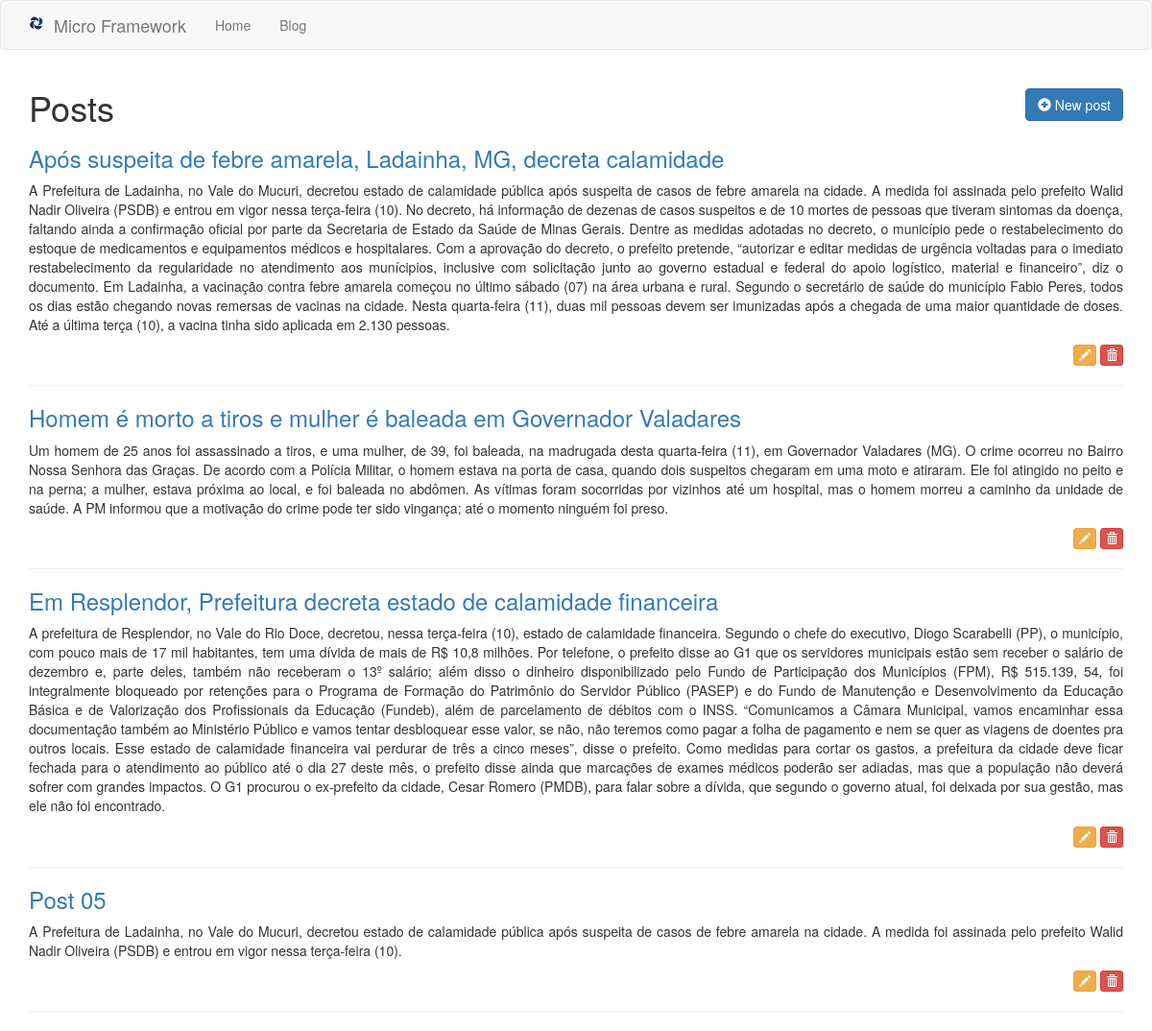
Page /posts on the earlier database version.
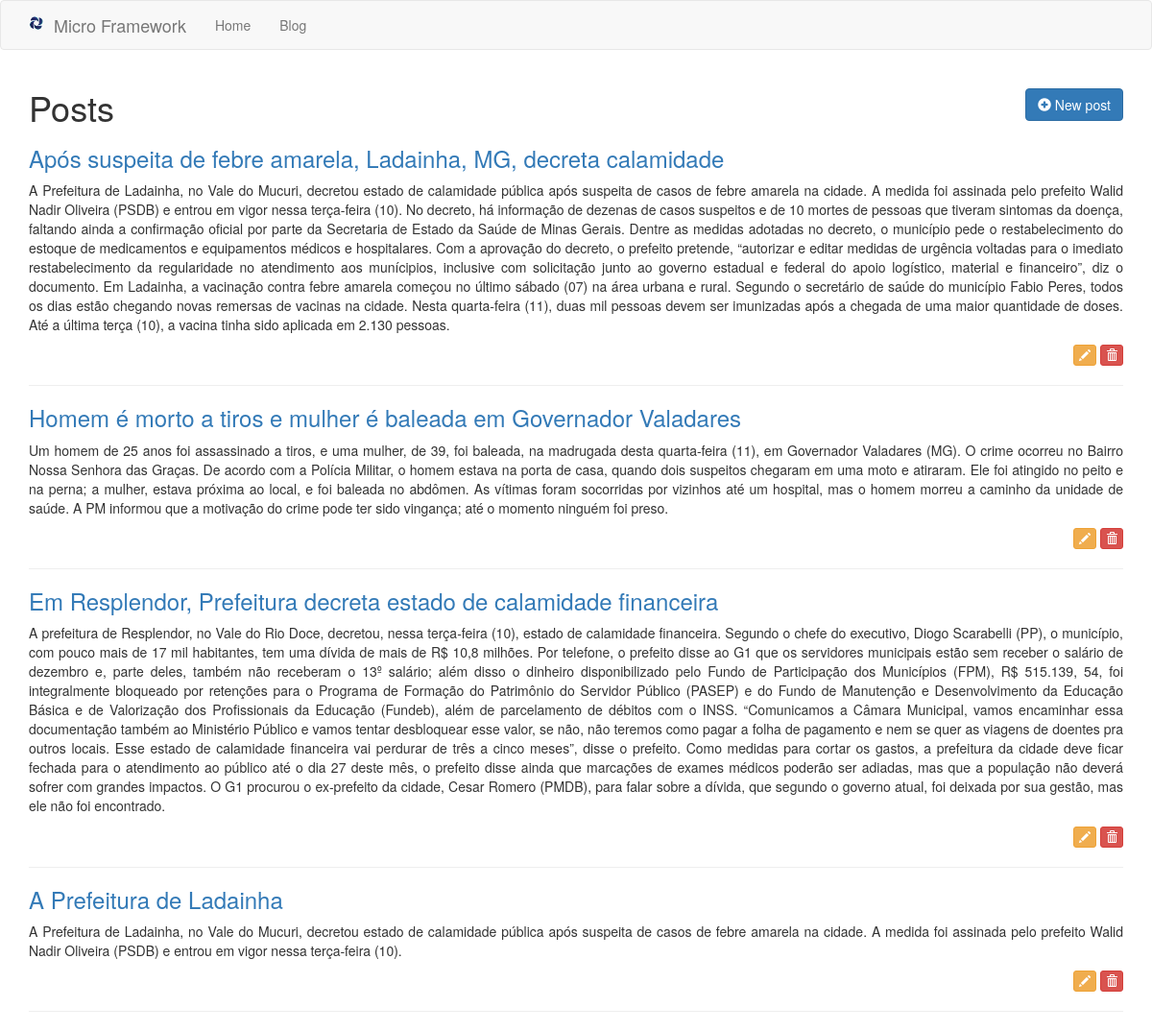
Same page on the later database version.
### tables this page shows
CREATE TABLE posts (id INTEGER CONSTRAINT posts_index PRIMARY KEY ASC AUTOINCREMENT, title VARCHAR (255) NOT NULL, content TEXT NOT NULL);

### app/Controllers/PostsController.php (called while the page is built, shortened)
<?php
class PostsController extends BaseController
{
    private $post;
    public function __construct()
    {
        $this->post = Container::getModel("Post");
    }
    public function index()
    {
        $this->view->posts = $this->post->All();
        return $this->renderView('posts/index', 'layout');
    }
}

### core/bootstrap.php (called while the page is built, shortened)
<?php
$routes = require_once __DIR__ . "/../app/routes.php";
$route = new \Core\Route($routes);

### public/index.php (called while the page is built, shortened)
<?php
require_once __DIR__ . "/../core/bootstrap.php";

### core/BaseModel.php (called while the page is built, shortened)
<?php
abstract class BaseModel
{
    private $pdo;
    protected $table;
    public function __construct(PDO $pdo)
    {
        $this->pdo = $pdo;
    }
    public function All()
    {
        $query = "SELECT * FROM {$this->table}";
        $stmt = $this->pdo->prepare($query);
        $stmt->execute();
        $result = $stmt->fetchAll();
        return $result;
    }
}

### core/DataBase.php (called while the page is built, shortened)
<?php
class DataBase
{
    public static function getDataBase()
    {
        $conf = include_once __DIR__ . "/../app/database.php";
        if($conf['driver'] == 'sqlite'){
            $sqlite = __DIR__ . "/../storage/database/" . $conf['sqlite']['host'];
            $sqlite = "sqlite:" . $sqlite;
            try{
                $pdo = new PDO($sqlite);
                $pdo->setAttribute(PDO::ATTR_ERRMODE, PDO::ERRMODE_EXCEPTION);
                $pdo->setAttribute(PDO::ATTR_DEFAULT_FETCH_MODE, PDO::FETCH_OBJ);
                return $pdo;
            }catch (PDOException $e){
                echo $e->getMessage();
            }
        }
    }
}

### core/Container.php (called while the page is built, shortened)
<?php
class Container
{
    public static function getModel($model)
    {
        return new $objModel(DataBase::getDatabase());
    }
}

### app/Views/posts/index.phtml (the view, shortened to what this page needs)
<div class="container">
    <h1 class="h1">
        <?php echo $this->getPageTitle(); ?>
        <a href="/post/create" class="btn btn-primary pull-right">
            <i class="glyphicon glyphicon-plus-sign"></i> New post
        </a>
    </h1>
    <?php foreach ($this->view->posts as $post): ?>
        <h3 class="h3">
            <a href="/post/<?php echo $post->id; ?>/show"><?php echo $post->title; ?></a>
        </h3>
        <p class="text-justify"><?php echo $post->content; ?></p>
        <p class="text-right">
            <a href="/post/<?php echo $post->id ?>/edit" class="btn btn-warning btn-xs">
                <i class="glyphicon glyphicon-pencil"></i>
            </a>
            <a href="/post/<?php echo $post->id ?>/delete" class="btn btn-danger btn-xs" onclick="return confirm('Deletar este post?')">
                <i class="glyphicon glyphicon-trash"></i>
            </a>
        </p>
        <hr/>
    <?php endforeach; ?>
</div>

### core/Route.php (shortened to what this page needs)
<?php
class Route
{
    private $routes;
    public function __construct(array $routes)
    {
        $this->run();
    }
    private function setRoutes($routes)
    {
        foreach ($routes as $route){
            $explode = explode('@', $route[1]);
            $r = [$route[0], $explode[0], $explode[1]];
            $newRoutes[] = $r;
        }
        $this->routes = $newRoutes;
    }
    private function getRequest()
    {
        $obj = new \stdClass;
        return $obj;
    }
    private function getUrl()
    {
        return parse_url($_SERVER['REQUEST_URI'], PHP_URL_PATH);
    }
    private function run()
    {
        $url = $this->getUrl();
        foreach ($this->routes as $route) {
            $routeArray = explode('/', $route[0]);
            $param = [];
            for($i = 0; $i < count($routeArray); $i++){
                $route[0] = implode($routeArray, '/');
            }
            if($url == $route[0]){
                $found = true;
                $controller = $route[1];
                $action = $route[2];
                break;
            }
        }
        if($found){
            $controller = Container::newController($controller);
            switch (count($param)){
                default:
                    $controller->$action($this->getRequest());
                    break;
            }
        }else{
            Container::pageNotFound();
        }
    }
}

### core/BaseController.php (shortened to what this page needs)
<?php
abstract class BaseController
{
    private $viewPath;
    private $layoutPath;
    private $pageTitle = null;
    public function __construct()
    {
        $this->view = new \stdClass;
    }
    protected function renderView($viewPath, $layoutPath = null)
    {
        $this->viewPath = $viewPath;
        $this->layoutPath = $layoutPath;
        if ($layoutPath) {
            return $this->layout();
        } else {
            return $this->content();
        }
    }
    protected function content()
    {
        if (file_exists(__DIR__ . "/../app/Views/{$this->viewPath}.phtml")) {
            return require_once __DIR__ . "/../app/Views/{$this->viewPath}.phtml";
        } else {
            echo "Error: View path not found!";
        }
    }
    protected function layout()
    {
        if (file_exists(__DIR__ . "/../app/Views/{$this->layoutPath}.phtml")) {
            return require_once __DIR__ . "/../app/Views/{$this->layoutPath}.phtml";
        } else {
            echo "Error: Layout path not found!";
        }
    }
    protected function setPageTitle($pageTitle)
    {
        $this->pageTitle = $pageTitle;
    }
    protected function getPageTitle($separator = null)
    {
        if ($separator) {
            return $this->pageTitle . " " . $separator . " ";
        } else {
            return $this->pageTitle;
        }
    }
}

### app/Views/layout.phtml (shortened to what this page needs)
<!DOCTYPE html>
<html lang="pt-br">
<head>
    <link href="/assets/css/style.css" rel="stylesheet">
</head>
<body>
<?php require_once __DIR__ . "/menu.phtml" ?>
<?php $this->content() ?>
</body>
</html>

### app/Views/menu.phtml (shortened to what this page needs)
<nav class="navbar navbar-default">
    <div class="container">
        <div class="navbar-header">
            <a class="navbar-brand" href="/">
                <img src="/favicon.ico" class="pull-left" />&nbsp;&nbsp;Micro Framework
            </a>
        </div>
        <div class="collapse navbar-collapse" id="bs-example-navbar-collapse-1">
            <ul class="nav navbar-nav">
                <li><a href="/">Home</a></li>
                <li><a href="/posts">Blog</a></li>
            </ul>
        </div>
    </div>
</nav>

Differences in the rows shown:
changed posts: title "Post 05" → "A Prefeitura de Ladainha"
